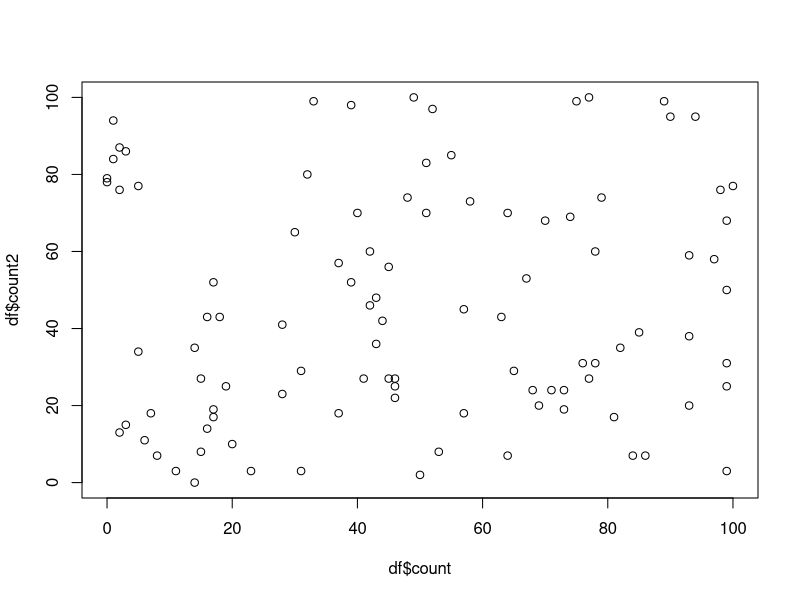
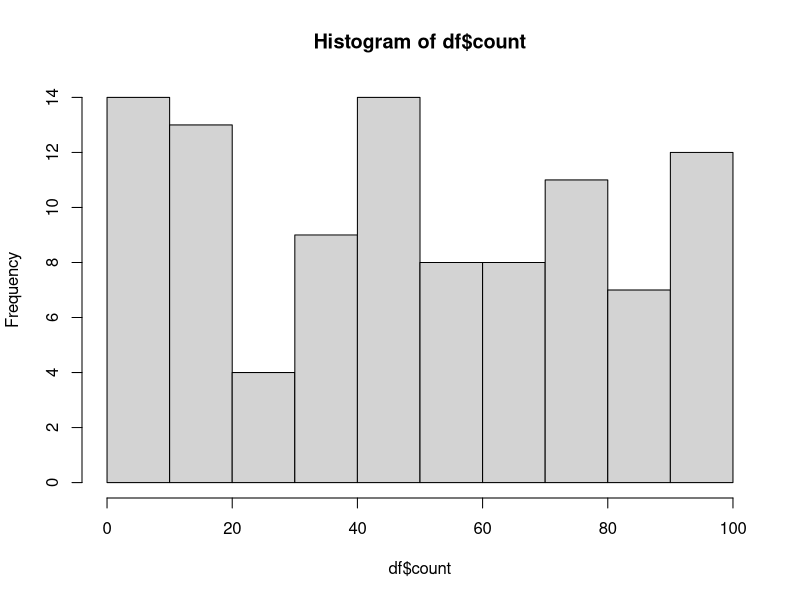
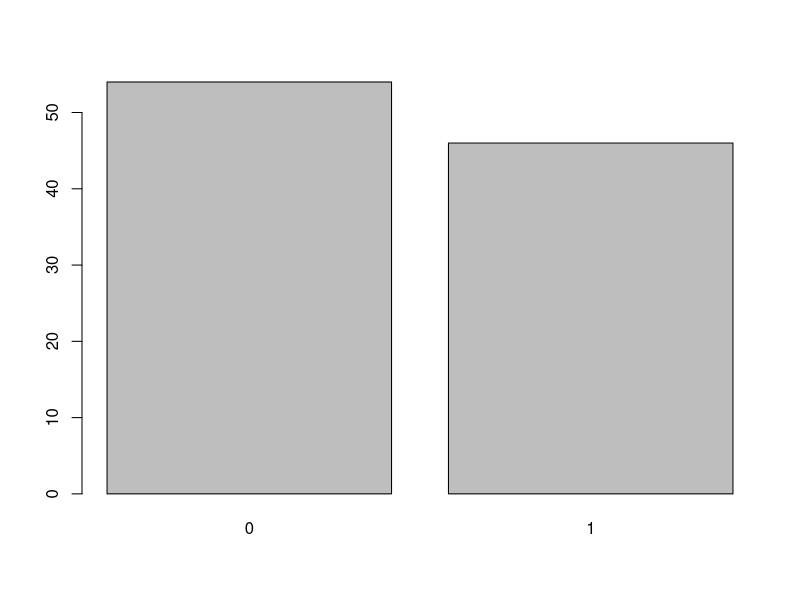
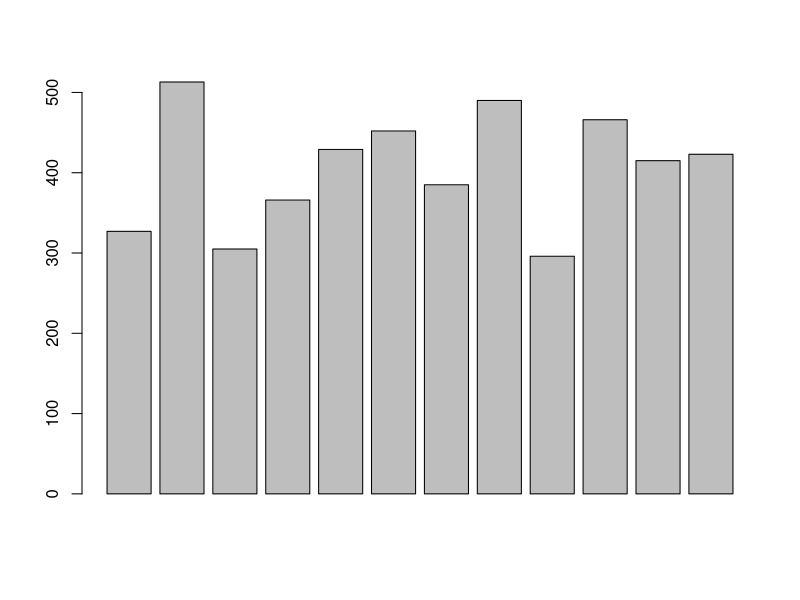
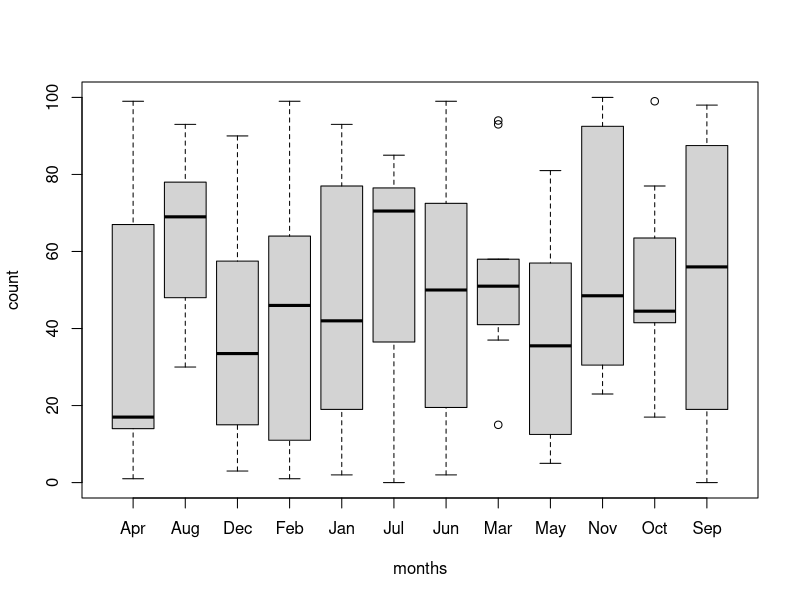
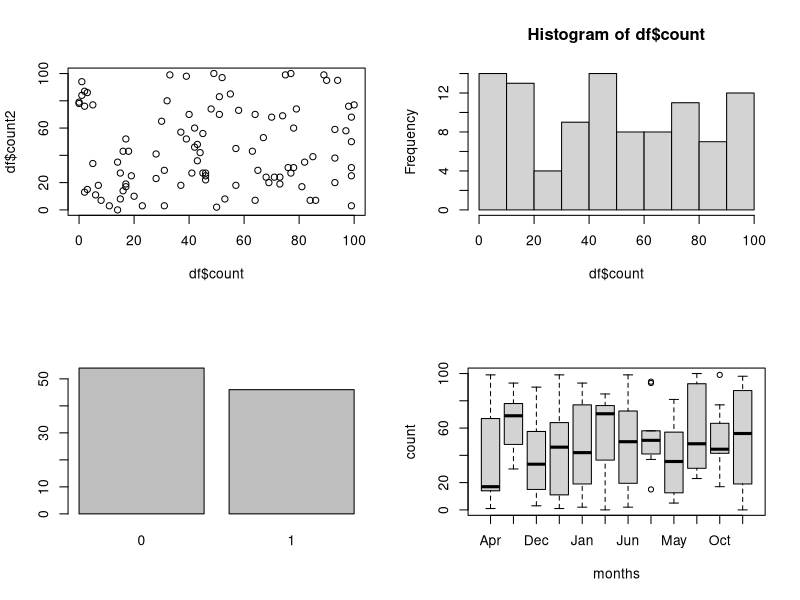
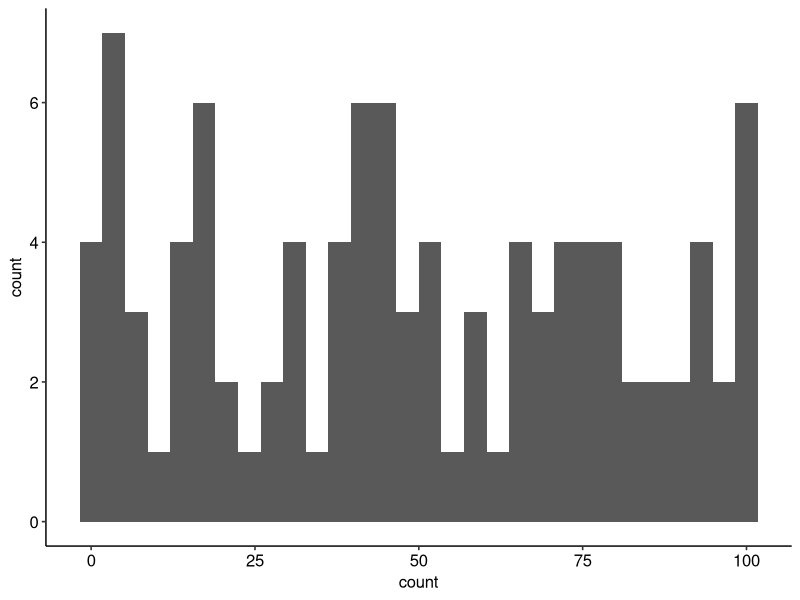
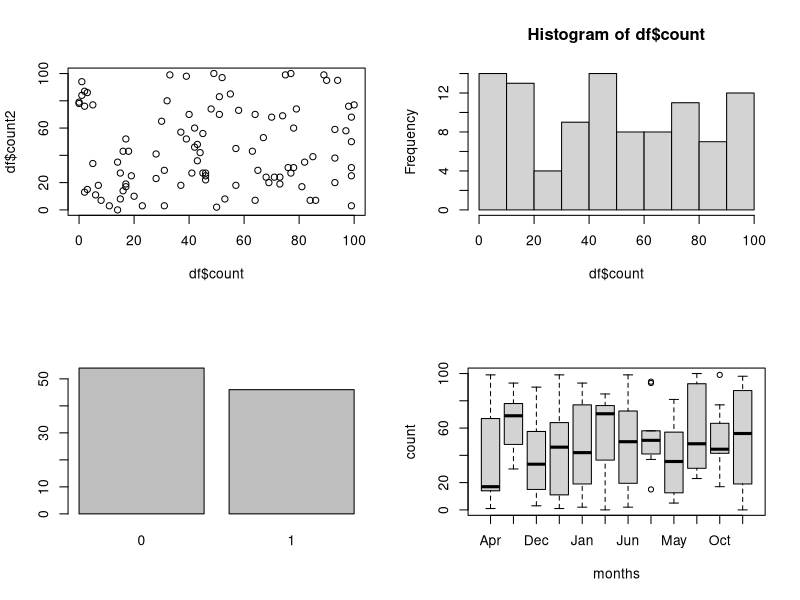

Here is the R script that generated these plots, in order:
##################
# Merging datasets
##################

surveys = data.frame(survey = as.factor(1:100),
                 site = rep(LETTERS, length.out = 100),
                 temp = sample(50:70, 100, replace = TRUE),
                 precip = sample(0:1, 100, replace = TRUE)
                 )

species = data.frame(SURVEYID = rep(as.factor(1:100),10),
                     taxa = sample(c("spider", "cat", "dog", "snake", "lizard", "hellbender"), 1000, replace = TRUE)
                     ) 

# The base R function is merge() 
?merge
base_merge <- merge(surveys, species, by.x = "survey", by.y = "SURVEYID")


#-------------------------------------
# dplyr has joins for merging datasets

library(dplyr)

# There are many types of joins you can perform

# inner_join(x, y) keeps observations appearing in both tables.
# left_join(x, y) keeps all observations in x and only adds matches from y.
# right_join(x, y) keeps all observations in y and only adds matches from x. Note: it is the same as left_join(y, x)
# full_join(x, y) keeps all observations in x and y; if there's no match, it returns NAs.

# see https://r4ds.had.co.nz/relational-data.html#understanding-joins for more details

# left_join example
gg_merge <- left_join(surveys, species, by = c("survey" = "SURVEYID"))



#####################
# now it's your turn!

# 1. create a second mock data frame

# 2. combine your two data frames using merge

# 3. try out all of the different joins to see what they do 




##############################
# Data visualization in base R
##############################

df = data.frame(months = rep(month.abb, length.out = 100),
                alphabet = rep(LETTERS, length.out = 100),
                binary = sample(c(0,1), 100, replace = TRUE),
                sex = rep(as.factor(c("male", "female")), 50),
                count = sample(0:100, 100, replace = TRUE),
                count2 = sample(0:100, 100, replace = TRUE),
                year = as.factor(sample(2010:2020, 100, replace = TRUE)))

#-------------
# scatter plot

plot(df$count, df$count2)


#----------
# histogram

hist(df$count)


#---------
# bar plot

counts = table(df$binary) # store frequencies of the variable you want to plot

barplot(counts)


abundance = aggregate(df$count, by=list(Group=df$months), FUN=sum) # stores sums of count by month

barplot(abundance$x)


#---------
# box plot

boxplot(count ~ months, data = df) # here we use the formula syntax (y ~ x) to specify we want counts plotted by month


#-----------------------------------
# arranging different plots together

?par

par(mfrow = c(2,2)) # set graphical parameters to be 2 rows and 2 columns 

plot(df$count, df$count2)
hist(df$count)
barplot(counts)
boxplot(count ~ months, data = df)


#-------------
# saving plots

pdf("base_plots.pdf", width = 12, height = 8)

par(mfrow = c(2,2)) # set graphical parameters to be 2 rows and 2 columns 

plot(df$count, df$count2)
hist(df$count)
barplot(counts)
boxplot(count ~ months, data = df)

dev.off()


#################################
# Data visualization using ggplot
#################################
library(ggplot2)
library(dplyr)

#-------------------
# ggplot components

### geom: a geometric object which defines the type of graph you are making. e.g., geom_point(), geom_boxplot(), geom_histogram()

### aes: short for aesthetics. Usually placed within a geom_, this is where you specify your data source and variables, AND the properties of the graph

### stat: a stat layer applies some statistical transformation to the underlying data: for instance, stat_smooth(method = 'lm') displays a linear regression line and confidence interval ribbon on top of a scatter plot

### theme: a theme is made of a set of visual parameters that control the background, borders, grid lines, axes, text size, legend position, etc

#-------------
# scatter plot

gg_scatter = ggplot(df, aes(x = count, y = count2, colour = sex)) +  # linking colour to a factor inside aes() ensures that the points' colour will vary according to the factor levels
  geom_point()


#----------
# histogram

gg_hist = ggplot(df, aes(x = count))  +
  geom_histogram()


#---------
# bar plot

gg_barplot <- ggplot(df, aes(x = binary)) +
  geom_bar()

abundance <- df %>%   
  group_by(months) %>%
  mutate(abundance = (sum(count))) # create new column based on sum of counts by month

gg_barplot2 <- ggplot(abundance, aes(x = months, y = abundance)) +
  geom_bar(stat = "identity")


#--------
# boxplot

gg_boxplot = ggplot(df, aes(months, count)) + 
  geom_boxplot()


#-----------------------------------
# arranging different plots together

library(ggpubr) # need to load an additional package for arranging grids

gg_combine = ggarrange(
  
  gg_hist,      
  gg_barplot, 
  gg_boxplot,   
  gg_scatter,
  
  ncol = 2, nrow = 2)

#-------
# themes

# the ggpubr package also has a clean theme that we can apply to any plot
gg_hist + 
  theme_pubr()


gg_combine2 = ggarrange(
  
  gg_hist + theme_pubr(),      
  gg_barplot + theme_pubr(), 
  gg_boxplot + theme_pubr(),   
  gg_scatter + theme_pubr(),
  
  ncol = 2, nrow = 2)


#----------------
# saving the plot

ggsave(gg_combine2, file = "gg_plots.pdf", width = 12, height = 8)



###############################################################################################
# the 2 things that ggplot excels at is 1) quick and dirty regressions and 2) multi-panel plots

#----------------------------------
# scatter plot with regression line

gg_regression = ggplot(df, aes (x = count, y = count2, colour = sex)) +
  geom_point() +
  geom_smooth(method = "lm", aes(fill = sex))


#------------------
# multi-panel plots

gg_facets <- ggplot(df, aes (x = count, y = count2, colour = months)) +
  geom_point() +                                               
  geom_smooth(method = "lm", aes(fill = months)) +               # Adding linear model fit, colour-code by country
  facet_wrap(~ months, scales = "free_y")                        # THIS LINE CREATES THE FACETTING




#####################
# now it's your turn!

# 1. with your own data, make each of the 4 types of plot in base R

# 2. combine the 4 plots in a single image and save it in the file type of your choice

# 3. do 1) and 2) but using ggplot

# 4. add a regression line to your gg scatter plot (if you want a challenge, try replicating in base R)

# 5. create a facet plot in ggplot  

